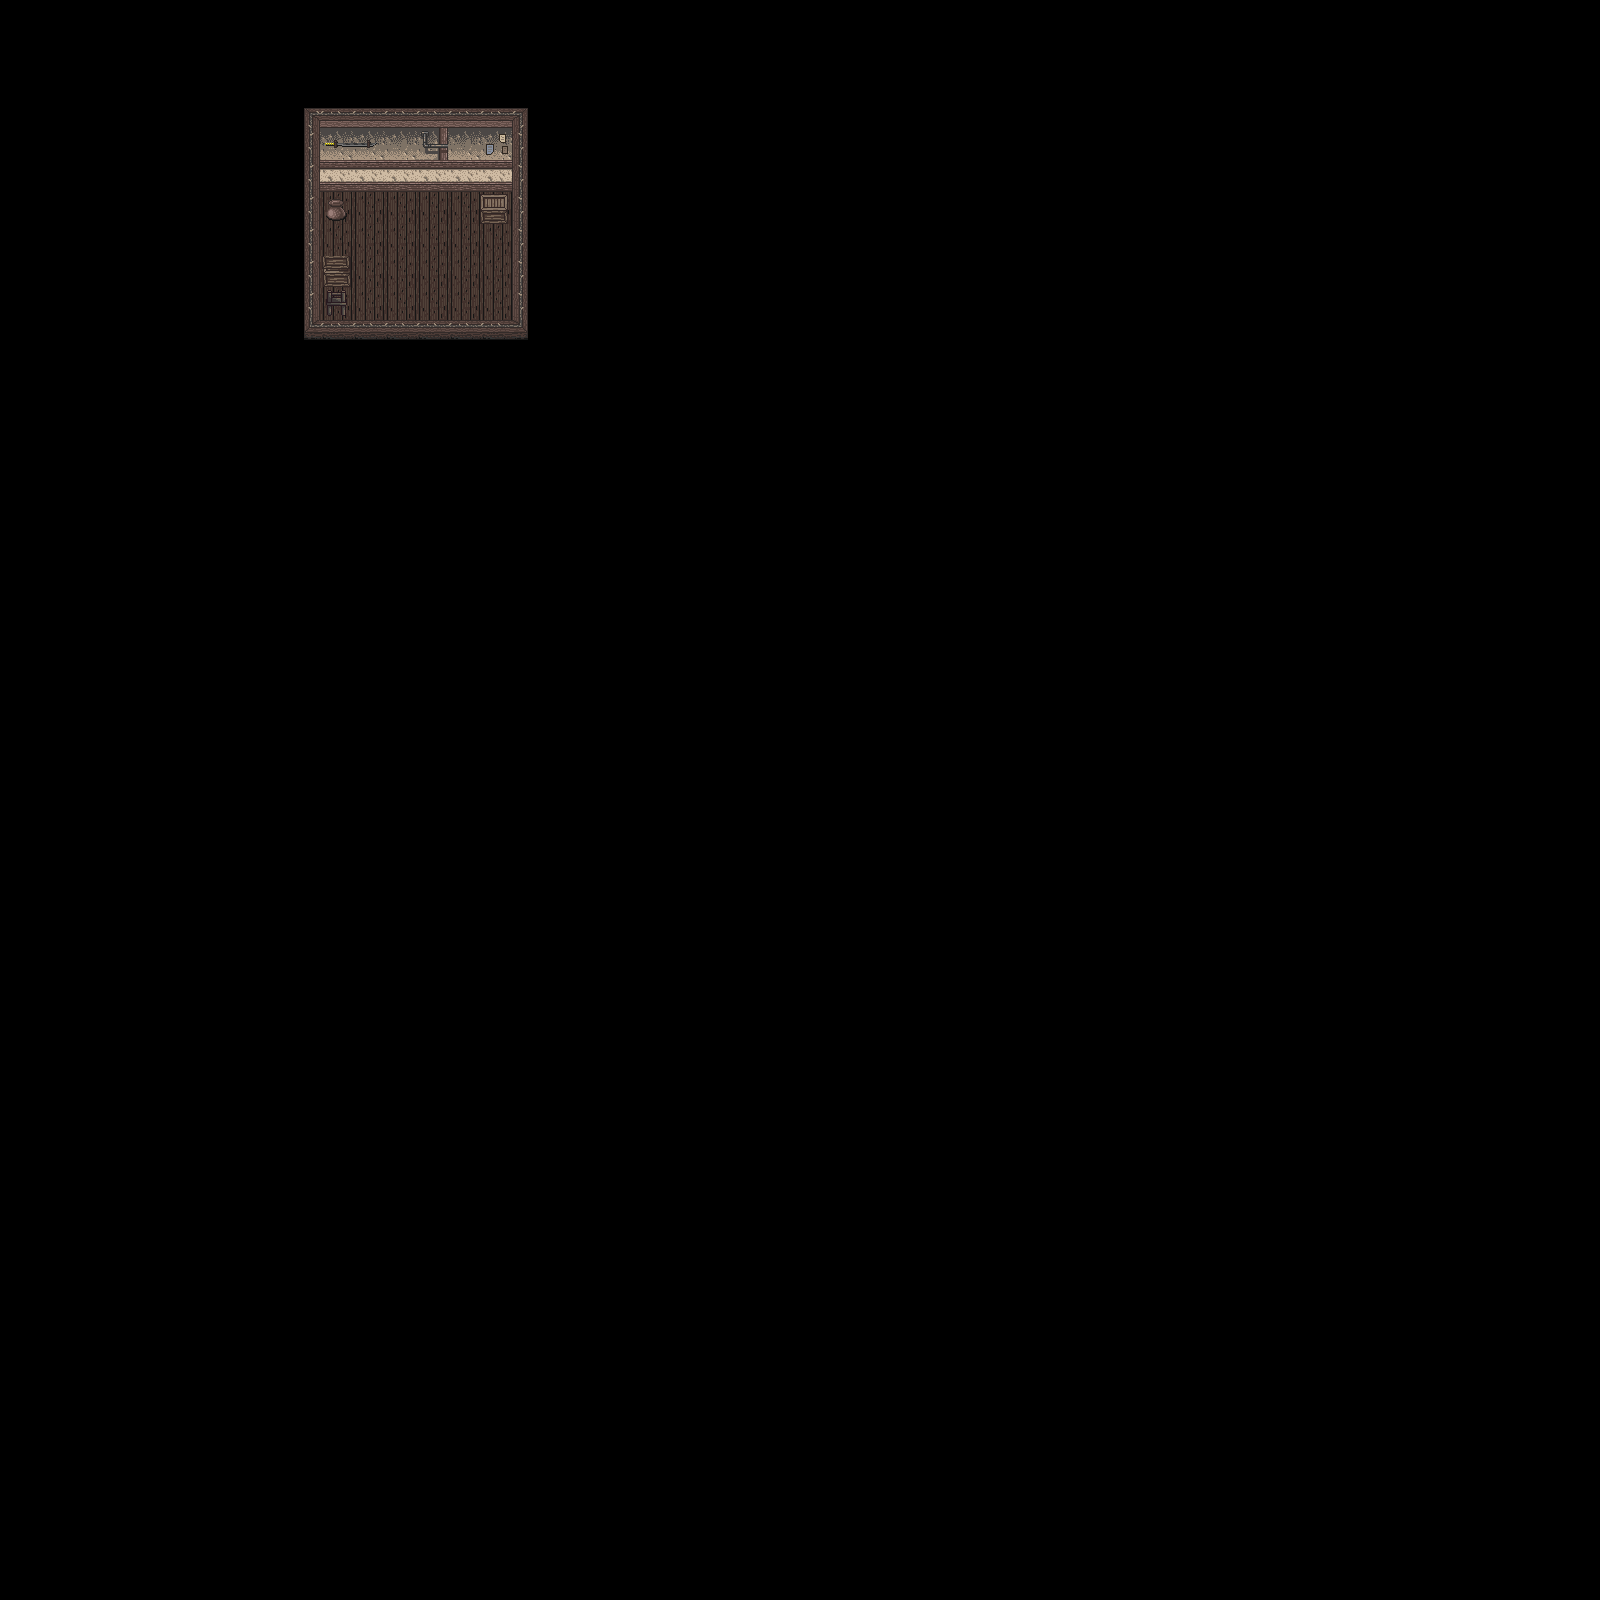

This game map was drawn from its Tiled (.tmx) file and the tilesets committed beside it. A one-line description and the trimmed map source follow:
An orthogonal 50x50 tile map with 32x32 px tiles, 3 tile layers (low, mid, high).

<map version="1.0" orientation="orthogonal" renderorder="right-down" width="50" height="50" tilewidth="32" tileheight="32" nextobjectid="1">
 <tileset firstgid="1" name="hyptosis_tile-art-batch-4" tilewidth="32" tileheight="32">
  <image source="../hyptosis_tile-art-batch-4.png" width="960" height="960" />
 </tileset>
 <layer name="low" width="50" height="50">
  <data>[2500 cells, 56 non-empty, 8 distinct tile ids]</data>
 </layer>
 <layer name="mid" width="50" height="50">
  <data>[2500 cells, 16 non-empty, 11 distinct tile ids]</data>
 </layer>
 <layer name="high" width="50" height="50">
  <data>[2500 cells, 0 non-empty, 0 distinct tile ids]</data>
 </layer>
</map>
